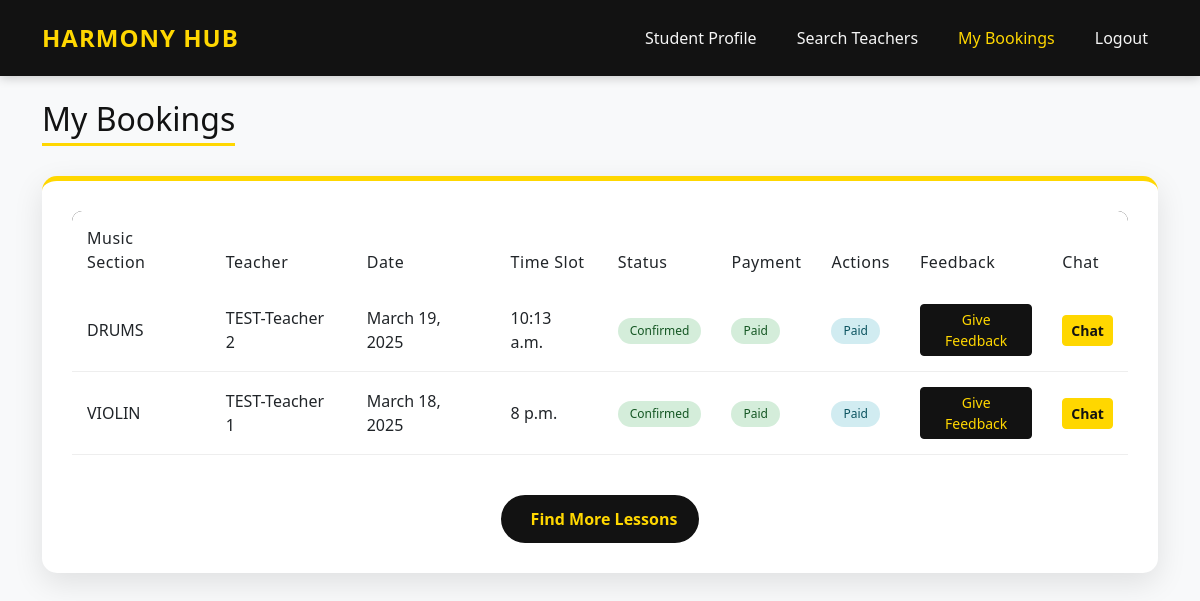
Page /Student/my-bookings/ (signed in) on the committed database.
### Student/models.py (models this page shows)
class Booking(models.Model):
    student = models.ForeignKey(Student, on_delete=models.CASCADE)
    teacher = models.ForeignKey(Teacher, on_delete=models.CASCADE)
    music_section = models.ForeignKey(MusicSection, on_delete=models.CASCADE)
    booking_date = models.DateField()
    time_slot = models.TimeField()
    status = models.CharField(max_length=20, choices=[
        ("Pending", "Pending"),
        ("Confirmed", "Confirmed"),
        ("Cancelled", "Cancelled")
    ], default="Pending")
    payment_status = models.CharField(
        max_length=20,
        choices=[("Pending", "Pending"), ("Completed", "Completed"), ("Failed", "Failed")],
        default="Pending"
    )

### Teacher/models.py (models this page shows)
class MusicSection(models.Model):
    teacher = models.ForeignKey(Teacher, on_delete=models.CASCADE)
    section_name = models.CharField(max_length=255)
    instrument = models.CharField(max_length=100)
    rate_per_hour = models.DecimalField(max_digits=6, decimal_places=2)
    available_days = models.CharField(max_length=255)
    available_time = models.TimeField()
    location = models.CharField(max_length=255, blank=True, null=True)
    section_image = models.ImageField(upload_to='section_images/', blank=True, null=True)
    description = models.TextField(blank=True, null=True)
    is_active = models.BooleanField(default=True)

class Teacher(models.Model):
    name = models.CharField(max_length=150)
    email = models.EmailField(unique=True)
    phone_number = models.CharField(max_length=15)
    id_number = models.CharField(max_length=100, unique=True)
    subjects = models.TextField()
    experience = models.IntegerField()
    teacher_image = models.ImageField(upload_to='teacher_images/', blank=True, null=True)
    teacher_bio = models.TextField(blank=True, null=True)
    address = models.TextField(blank=True, null=True)
    location = models.CharField(max_length=255, blank=True, null=True)
    password = models.CharField(max_length=100)
    date_registered = models.DateTimeField(auto_now_add=True)
    teacher_approved_status = models.IntegerField(default=0)
    average_rating = models.FloatField(default=0.0)

### Student/views.py (the view)
# urls.py: path('my-bookings/', views.student_bookings, name='student_bookings'),
def student_bookings(request):
    if "Sid" not in request.session:
        messages.error(request, "You must be logged in to view your bookings.")
        return redirect("Student:Index")
    student_id = request.session["Sid"]
    bookings = Booking.objects.filter(student_id=student_id).order_by("-booking_date")
    if not bookings:
        messages.info(request, "You have no bookings yet.")
    return render(request, "Student/Student_bookings.html", {"bookings": bookings})

### Student/templates/Student/Student_bookings.html (shortened to what this page needs)
<!DOCTYPE html>
<html lang="en">
<head>
    <link href="https://cdn.jsdelivr.net/npm/bootstrap@5.3.0/dist/css/bootstrap.min.css" rel="stylesheet">
</head>
<body>
    <nav class="navbar navbar-expand-lg navbar-dark mb-4">
        <div class="container">
            <a class="navbar-brand" href="{% url 'Student:student_home' %}">HARMONY HUB</a>
            <div class="collapse navbar-collapse justify-content-end" id="navbarNav">
                <div class="nav-links">
                    <a href="{% url 'Student:student_profile'%}" style="color: #f5f5f5;">Student Profile</a>
                    <a href="{% url 'Student:search_teachers'%}" style="color: #f5f5f5;">Search Teachers</a>
                    <a href="{% url 'Student:student_bookings'%}" style="color: #FFD700;">My Bookings</a>
                    <a href="{% url 'Student:login'%}" style="color: #f5f5f5;">Logout</a>
                </div>
            </div>
        </div>
    </nav>
    <div class="container mt-4">
        <h2 class="page-header text-center">My Bookings</h2>
        <div class="bookings-container">
            {% if bookings %}
                <div class="table-responsive">
                    <table class="table">
                        <thead>
                            <tr>
                                <th>Music Section</th>
                                <th>Teacher</th>
                                <th>Date</th>
                                <th>Time Slot</th>
                                <th>Status</th>
                                <th>Payment</th>
                                <th>Actions</th>
                                <th>Feedback</th>
                                <th>Chat</th>
                            </tr>
                        </thead>
                        <tbody>
                            {% for booking in bookings %}
                            <tr>
                                <td>{{ booking.music_section.instrument }}</td>
                                <td>{{ booking.teacher.name }}</td>
                                <td>{{ booking.booking_date }}</td>
                                <td>{{ booking.time_slot }}</td>
                                <td>
                                    {% if booking.status == "Pending" %}
                                        <span class="badge bg-warning">Pending</span>
                                    {% elif booking.status == "Confirmed" %}
                                        <span class="badge bg-success">Confirmed</span>
                                    {% else %}
                                        <span class="badge bg-danger">Cancelled</span>
                                    {% endif %}
                                </td>
                                <td>
                                    {% if booking.payment_status == "Pending" %}
                                        <span class="badge bg-warning">Pending</span>
                                    {% elif booking.payment_status == "Completed" %}
                                        <span class="badge bg-success">Paid</span>
                                    {% else %}
                                        <span class="badge bg-danger">Failed</span>
                                    {% endif %}
                                </td>
                                <td>
                                    {% if booking.status == "Confirmed" and booking.payment_status == "Pending" %}
                                        <a href="{% url 'Student:make_payment' booking.id %}" class="btn btn-sm btn-primary">Pay Now</a>
                                    {% elif booking.payment_status == "Completed" %}
                                        <span class="badge bg-info">Paid</span>
                                    {% endif %}
                                </td>
                                <td>
                                    {% if booking.status == "Confirmed" and booking.payment_status == "Completed" %}
                                        <a href="{% url 'Student:submit_feedback' booking.teacher.id %}" class="btn btn-sm btn-primary">
                                            Give Feedback
                                        </a>
                                    {% else %}
                                        <span class="text-muted small">Not available</span>
                                    {% endif %}
                                </td>
                                <td>
                                    <a href="{% url 'Student:chat' booking.teacher.id %}" class="btn btn-sm btn-success">Chat</a>
                                </td>
                            </tr>
                            {% endfor %}
                        </tbody>
                    </table>
                </div>
            {% else %}
                <div class="no-bookings">
                    <i class="bi bi-calendar-x"></i>
                    <h4>No Bookings Found</h4>
                    <p>You haven't booked any music lessons yet.</p>
                </div>
            {% endif %}
            <div class="text-center mt-4">
                <a href="{% url 'Student:search_teachers' %}" class="btn btn-find-more">
                     Find More Lessons
                </a>
            </div>
        </div>
    </div>
</body>
</html>

### Student/templates/Student/Student_bookings.html (style rules this page uses)
:root { --primary-color: #FFD700; --dark-color: #121212; --light-color: #f5f5f5; --accent-color: #FFD700; }
body { background-color: #f8f9fa; font-family: 'Segoe UI', Tahoma, Geneva, Verdana, sans-serif; }
.navbar { background-color: var(--dark-color); padding: 15px 0; box-shadow: 0 2px 10px rgba(0,0,0,0.2); }
.navbar-brand { color: var(--primary-color) !important; font-weight: bold; font-size: 24px; letter-spacing: 1px; }
.nav-links { display: flex; gap: 20px; align-items: center; }
.nav-links a { text-decoration: none; font-weight: 500; transition: all 0.3s ease; padding: 5px 10px; border-radius: 5px; }
.page-header { color: var(--dark-color); border-bottom: 3px solid var(--primary-color); display: inline-block; padding-bottom: 5px; margin-bottom: 30px; }
.bookings-container { background-color: white; border-radius: 15px; box-shadow: 0 10px 30px rgba(0,0,0,0.1); padding: 30px; border-top: 5px solid var(--primary-color); }
.table { border-collapse: separate; border-spacing: 0; }
.table thead { background-color: var(--dark-color); color: var(--light-color); }
.table thead th { border: none; padding: 15px; font-weight: 500; letter-spacing: 0.5px; position: relative; }
.table thead th:first-child { border-top-left-radius: 10px; }
.table thead th:last-child { border-top-right-radius: 10px; }
.table tbody td { padding: 15px; vertical-align: middle; border-color: #eee; }
.badge { font-weight: 500; padding: 7px 12px; border-radius: 50px; }
.badge.bg-success { background-color: #d4edda !important; color: #155724 !important; }
.badge.bg-info { background-color: #d1ecf1 !important; color: #0c5460 !important; }
.btn-primary { background-color: var(--dark-color); border-color: var(--dark-color); color: var(--primary-color); transition: all 0.3s ease; }
.btn-success { background-color: var(--primary-color); border-color: var(--primary-color); color: var(--dark-color); font-weight: 600; transition: all 0.3s ease; }
.btn-find-more { background-color: var(--dark-color); color: var(--primary-color); font-weight: 600; padding: 10px 20px; border-radius: 50px; transition: all 0.3s ease; border: 2px solid var(--dark-color); }

### rows in the picture
Booking: music_section.instrument "DRUMS", teacher.name "TEST-Teacher 2", booking_date "March 19, 2025", time_slot "10:13 a.m.", status "Confirmed", payment_status "Paid"
Booking: music_section.instrument "VIOLIN", teacher.name "TEST-Teacher 1", booking_date "March 18, 2025", time_slot "8 p.m.", status "Confirmed", payment_status "Paid"
